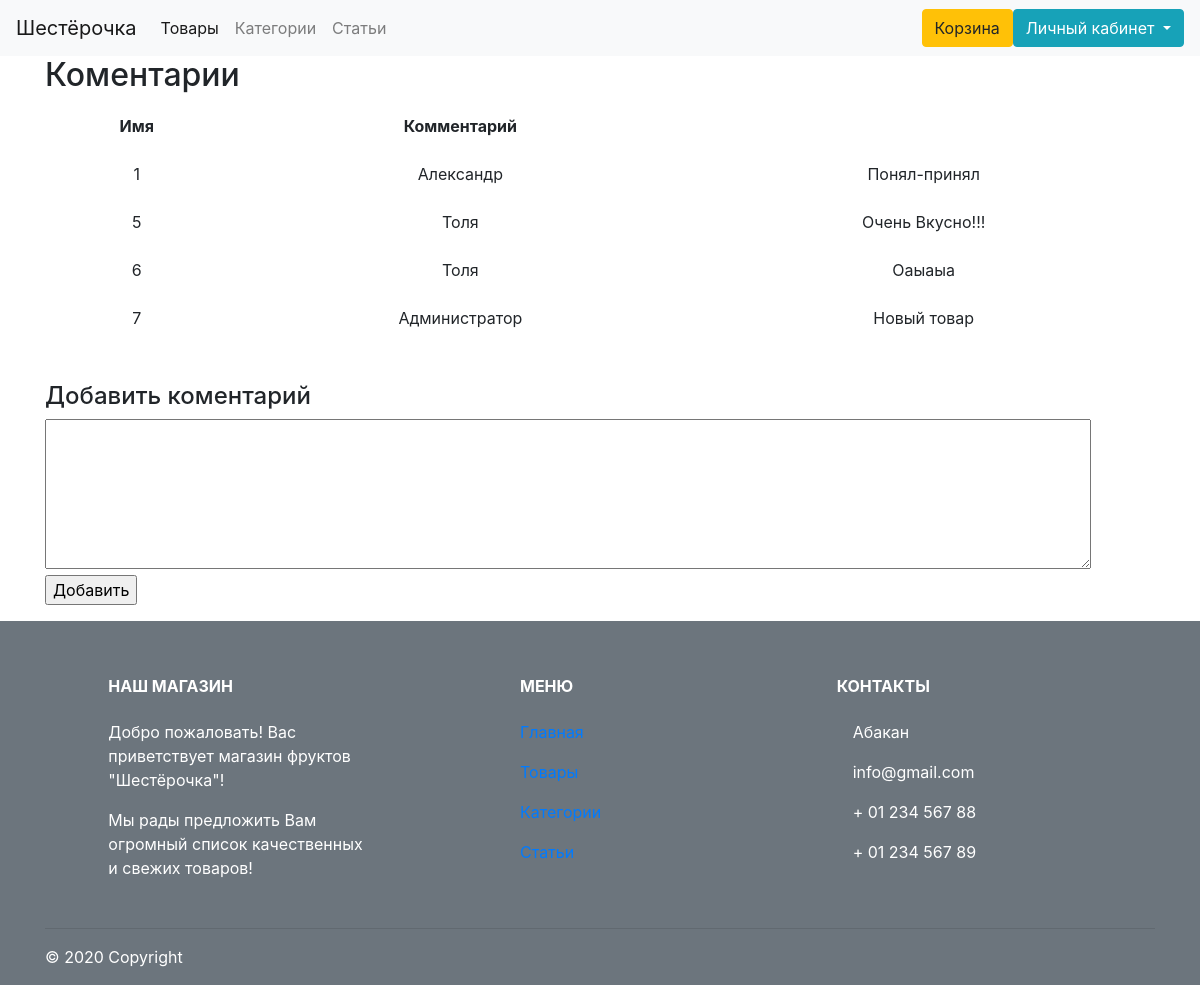
The page /comments.php?id=2 (signed in) on the database its author committed.
### tables this page shows
CREATE TABLE `comments` (
  `id` int(11) NOT NULL,
  `art` int(11) NOT NULL,
  `user` int(11) NOT NULL,
  `text` text NOT NULL
);

CREATE TABLE `users` (
  `id` int(11) NOT NULL,
  `admin` int(1) NOT NULL,
  `login` varchar(255) NOT NULL,
  `name` varchar(255) NOT NULL,
  `phone` varchar(255) NOT NULL,
  `password` varchar(255) NOT NULL
);

### comments.php (the view, shortened to what this page needs)
<?php
$id = $_GET['id'];
require_once 'navbar.php';
?>
<!DOCTYPE html>
<html lang="en">
<head>
    <link rel="stylesheet" href="https://stackpath.bootstrapcdn.com/bootstrap/4.5.2/css/bootstrap.min.css">
<body>
<section class="container">
        <h2>Коментарии</h2>
        <table class = "table table-borderless">
            <thead class="text-center">
            <tr>
                <th>Имя</th>
                <th>Комментарий</th>
            </tr>
        <?php
        $stmt = $pdo->query("SELECT *,`comments`.id as idR FROM `comments` LEFT JOIN users ON comments.user = users.id WHERE `art` =".$id);
        while ($row = $stmt->fetch())
        {
            echo "<tr>";
            echo '<td>'.$row['idR'].'</td>';
            echo '<td>'.$row['name'].'</td>';
            echo '<td>'.$row['text'].'</td>';
            echo "</tr>";
        }
        ?>
        </table>
        <br>
            <h4>Добавить коментарий</h4>
            <form method="post" enctype="multipart/form-data" action="comments_add.php">
                <textarea name="comment" cols="100" rows="6"></textarea>
                <p class="submit"><input type="submit" name="commit" value="Добавить"></p>
            </form>
</section>
<?php
require_once 'footer.php';
?>
</body>
</html>

### rows shown on the page
comments: id "1", users.name "Александр", text "Понял-принял"
comments: id "5", users.name "Толя", text "Очень Вкусно!!!"
comments: id "6", users.name "Толя", text "Оаыаыа"
comments: id "7", users.name "Администратор", text "Новый товар"
